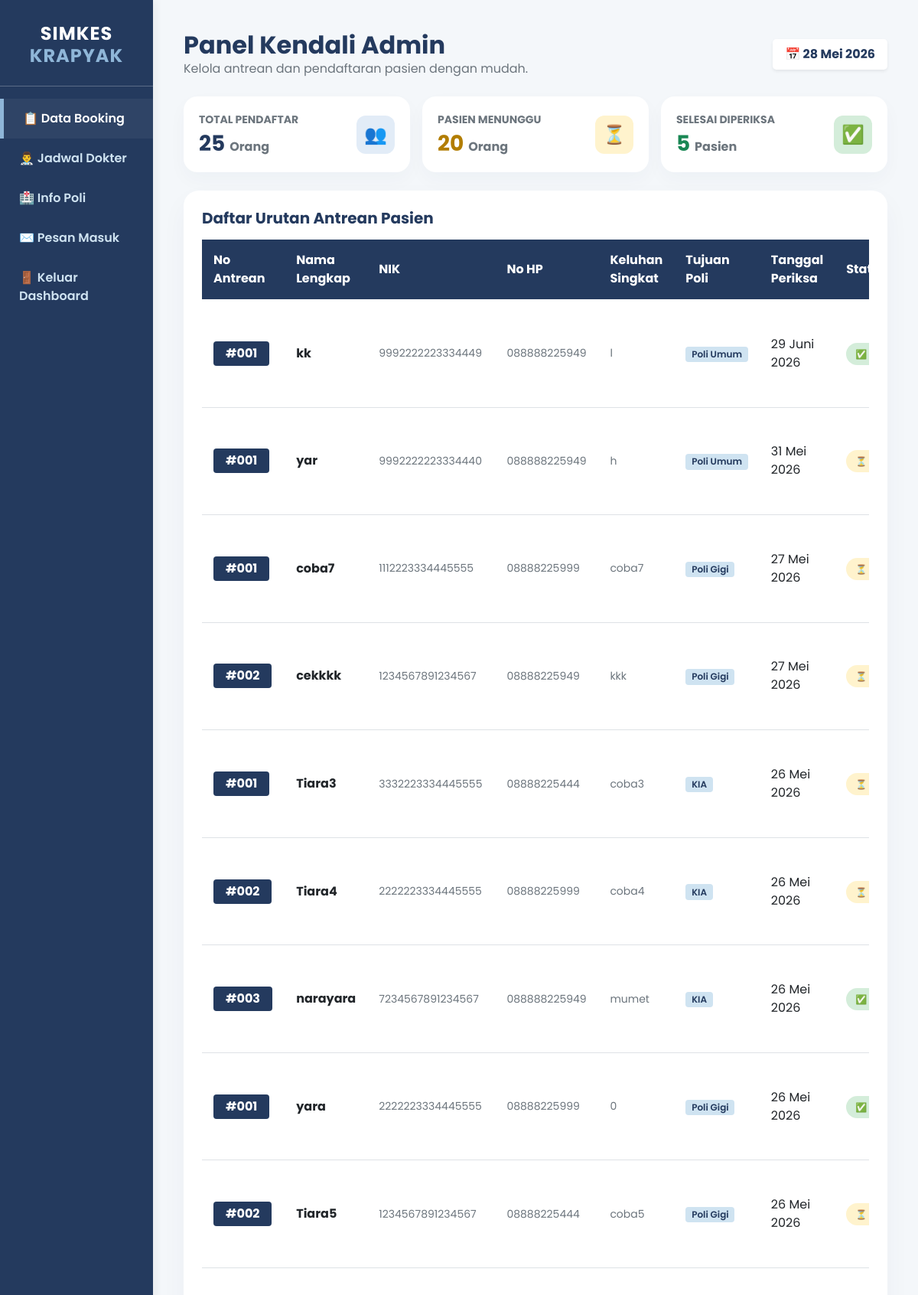
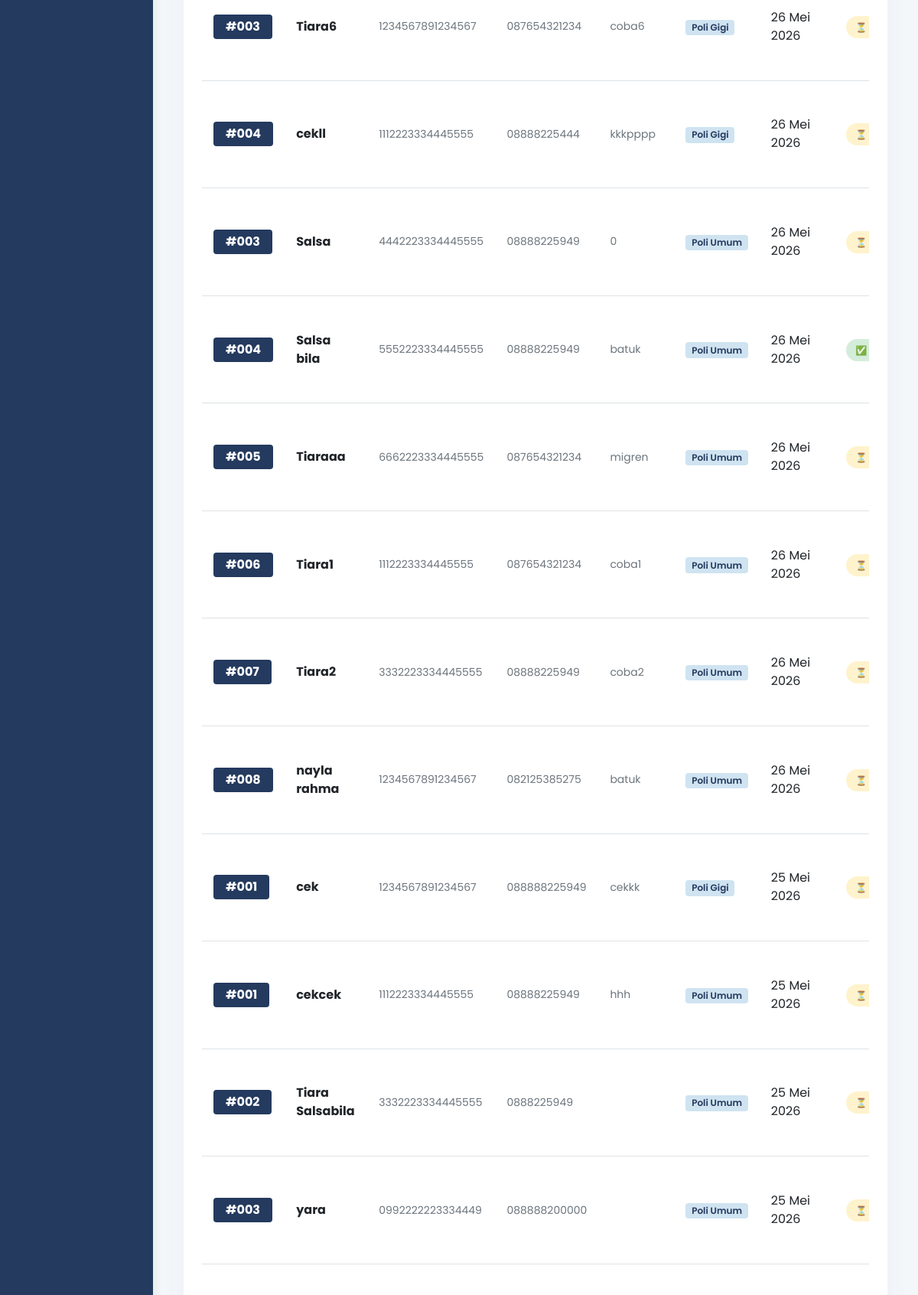
The page /admin/index.php (signed in, upper part) on the database its author committed (2 pictures, top to bottom).
### tables this page shows
CREATE TABLE `booking` (
  `id_booking` int(11) NOT NULL,
  `nama` varchar(100) DEFAULT NULL,
  `nik` varchar(20) DEFAULT NULL,
  `no_hp` varchar(20) DEFAULT NULL,
  `tanggal` date DEFAULT NULL,
  `poli` varchar(50) DEFAULT NULL,
  `keluhan` text DEFAULT NULL,
  `nomor_antrian` int(11) DEFAULT NULL,
  `status` enum('menunggu','selesai') DEFAULT 'menunggu'
);

### admin/index.php (the view, shortened to what this page needs)
<?php
function formatTanggalIndonesia($tanggal) {
    $bulan = [
        1 => 'Januari',
        2 => 'Februari',
        3 => 'Maret',
        4 => 'April',
        5 => 'Mei',
        6 => 'Juni',
        7 => 'Juli',
        8 => 'Agustus',
        9 => 'September',
        10 => 'Oktober',
        11 => 'November',
        12 => 'Desember'
    ];
    $ts = strtotime($tanggal);
    return date('d', $ts) . ' ' . $bulan[(int) date('n', $ts)] . ' ' . date('Y', $ts);
}
include '../config/koneksi.php';
$total_pasien = mysqli_fetch_assoc(mysqli_query($conn, "SELECT COUNT(*) as total FROM booking"))['total'];
$total_menunggu = mysqli_fetch_assoc(mysqli_query($conn, "SELECT COUNT(*) as total FROM booking WHERE status = 'menunggu'"))['total'];
$total_selesai = mysqli_fetch_assoc(mysqli_query($conn, "SELECT COUNT(*) as total FROM booking WHERE status = 'selesai'"))['total'];
$query = mysqli_query($conn, "SELECT * FROM booking ORDER BY tanggal DESC, poli ASC, nomor_antrian ASC");
?>
<!DOCTYPE html>
<html lang="id">
<head>
    <link href="https://cdn.jsdelivr.net/npm/bootstrap@5.0.2/dist/css/bootstrap.min.css" rel="stylesheet">
</head>
<body>
<div class="container-fluid">
    <div class="row">
        <div class="col-md-3 col-lg-2 sidebar px-0">
            <h4 class="text-center mb-4 text-white">SIMKES <span style="color: var(--calm-ocean);">KRAPYAK</span></h4>
            <hr style="border-color: rgba(255,255,255,0.1)">
            <a href="index.php" class="active">📋 Data Booking</a>
            <a href="jadwal.php">👨‍⚕️ Jadwal Dokter</a>
            <a href="kelola_poli.php">🏥 Info Poli</a>
            <a href="kelola_pesan.php">✉️ Pesan Masuk</a>
            <a href="../logout.php">🚪 Keluar Dashboard</a>
        </div>
        <div class="col-md-9 col-lg-10 main-content">
            <div class="d-flex justify-content-between align-items-center mb-4">
                <div>
                    <h2 class="fw-bold m-0">Panel Kendali Admin</h2>
                    <p class="text-muted mb-0">Kelola antrean dan pendaftaran pasien dengan mudah.</p>
                </div>
                <div class="bg-white px-3 py-2 rounded-3 shadow-sm fw-bold">
                    📅 <?= formatTanggalIndonesia(date('Y-m-d')); ?>
                </div>
            </div>
            <div class="row g-3 mb-4">
                <div class="col-md-4">
                    <div class="card-stat d-flex align-items-center justify-content-between">
                        <div>
                            <p class="text-muted mb-1 small fw-bold">TOTAL PENDAFTAR</p>
                            <h3 class="fw-bold m-0"><?= $total_pasien; ?> <span class="text-muted small fs-6">Orang</span></h3>
                        </div>
                        <div class="stat-icon" style="background-color: #e2ecf7; color: var(--midnight-blue);">👥</div>
                    </div>
                </div>
                <div class="col-md-4">
                    <div class="card-stat d-flex align-items-center justify-content-between">
                        <div>
                            <p class="text-muted mb-1 small fw-bold">PASIEN MENUNGGU</p>
                            <h3 class="fw-bold m-0" style="color: #b27d00;"><?= $total_menunggu; ?> <span class="text-muted small fs-6">Orang</span></h3>
                        </div>
                        <div class="stat-icon" style="background-color: #fff3cd; color: #856404;">⏳</div>
                    </div>
                </div>
                <div class="col-md-4">
                    <div class="card-stat d-flex align-items-center justify-content-between">
                        <div>
                            <p class="text-muted mb-1 small fw-bold">SELESAI DIPERIKSA</p>
                            <h3 class="fw-bold m-0" style="color: #198754;"><?= $total_selesai; ?> <span class="text-muted small fs-6">Pasien</span></h3>
                        </div>
                        <div class="stat-icon" style="background-color: #d4edda; color: #155724;">✅</div>
                    </div>
                </div>
            </div>
            <div class="card card-table p-4">
                <h5 class="fw-bold mb-3">Daftar Urutan Antrean Pasien</h5>
                <div class="table-responsive">
                    <table class="table table-hover align-middle m-0">
                        <thead>
                            <tr>
                                <th>No Antrean</th>
                                <th>Nama Lengkap</th>
                                <th>NIK</th>
                                <th>No HP</th>
                                <th>Keluhan Singkat</th>
                                <th>Tujuan Poli</th>
                                <th>Tanggal Periksa</th>
                                <th>Status</th>
                            </tr>
                        </thead>
                        <tbody>
                            <?php while ($row = mysqli_fetch_assoc($query)) : ?>
                            <tr>
                                <td>
                                    <span class="badge bg-primary fs-6 px-3 py-2" style="background-color: var(--midnight-blue) !important;">
                                        #<?= sprintf("%03d", $row['nomor_antrian']); ?>
                                    </span>
                                </td>
                                <td class="fw-bold"><?= htmlspecialchars($row['nama']); ?></td>
                                <td class="text-muted small"><?= htmlspecialchars($row['nik']); ?></td>
                                <td class="text-muted small"><?= htmlspecialchars($row['no_hp']); ?></td>
                                <td class="text-muted small" style="max-width: 220px; white-space: normal;">
                                    <?= htmlspecialchars($row['keluhan']); ?>
                                </td>
                                <td>
                                    <span class="badge" style="background-color: var(--powder-sky); color: var(--midnight-blue); font-weight: 600;">
                                        <?= htmlspecialchars($row['poli']); ?>
                                    </span>
                                </td>
                                <td><?= formatTanggalIndonesia($row['tanggal']); ?></td>
                                <td>
                                    <?php if ($row['status'] == 'menunggu') : ?>
                                        <span class="badge-waiting">⏳ Menunggu</span>
                                    <?php elseif ($row['status'] == 'selesai') : ?>
                                        <span class="badge-success-custom">✅ Selesai</span>
                                    <?php else : ?>
                                        <span class="badge-waiting"><?= htmlspecialchars(ucfirst($row['status'])) ?></span>
                                    <?php endif; ?>
                                </td>
                            </tr>
                            <?php endwhile; ?>
                        </tbody>
                    </table>
                </div>
            </div>
        </div>
    </div>
</div>
</body>
</html>

### admin/index.php (style rules this page uses)
:root { --cloud-blue: #EDF4FA; --powder-sky: #CFE3F1; --calm-ocean: #8FB6D8; --dusty-denim: #5F86A6; --midnight-blue: #243A5E; --white: #FFFFFF; }
body { font-family: 'Poppins', sans-serif; background-color: #f4f7fa; color: var(--midnight-blue); }
.sidebar { background-color: var(--midnight-blue); min-height: 100vh; color: white; padding-top: 30px; box-shadow: 4px 0 10px rgba(0,0,0,0.05); }
.sidebar h4 { font-weight: 700; letter-spacing: 1px; }
.sidebar a { color: var(--powder-sky); text-decoration: none; display: block; padding: 14px 25px; font-weight: 600; transition: all 0.3s; }
.sidebar a:hover, .sidebar a.active { color: var(--white); background-color: rgba(255, 255, 255, 0.05); border-left: 5px solid var(--calm-ocean); }
.main-content { padding: 40px; }
.card-stat { border: none; border-radius: 18px; padding: 20px; background: var(--white); box-shadow: 0 10px 25px rgba(36, 58, 94, 0.03); transition: transform 0.3s; }
.stat-icon { width: 50px; height: 50px; border-radius: 12px; display: flex; align-items: center; justify-content: center; font-size: 1.5rem; }
.card-table { border: none; border-radius: 20px; background: var(--white); box-shadow: 0 15px 35px rgba(36, 58, 94, 0.04); overflow: hidden; }
.table thead { background-color: var(--midnight-blue); color: var(--white); }
.table th, .table td { padding: 15px; vertical-align: middle; }
.badge-waiting { background-color: #fff3cd; color: #856404; padding: 6px 12px; border-radius: 30px; font-weight: 600; font-size: 0.75rem; white-space: nowrap; }
.badge-success-custom { background-color: #d4edda; color: #155724; padding: 6px 12px; border-radius: 30px; font-weight: 600; font-size: 0.75rem; white-space: nowrap; }

### rows shown on the page
booking: nomor_antrian "001", nama "kk", nik "9992222223334449", no_hp "088888225949", keluhan "l", poli "Poli Umum", tanggal "29 Juni 2026"
booking: nomor_antrian "001", nama "yar", nik "9992222223334440", no_hp "088888225949", keluhan "h", poli "Poli Umum", tanggal "31 Mei 2026"
booking: nomor_antrian "001", nama "coba7", nik "1112223334445555", no_hp "08888225999", keluhan "coba7", poli "Poli Gigi", tanggal "27 Mei 2026"
booking: nomor_antrian "002", nama "cekkkk", nik "1234567891234567", no_hp "08888225949", keluhan "kkk", poli "Poli Gigi", tanggal "27 Mei 2026"
booking: nomor_antrian "001", nama "Tiara3", nik "3332223334445555", no_hp "08888225444", keluhan "coba3", poli "KIA", tanggal "26 Mei 2026"
booking: nomor_antrian "002", nama "Tiara4", nik "2222223334445555", no_hp "08888225999", keluhan "coba4", poli "KIA", tanggal "26 Mei 2026"
booking: nomor_antrian "003", nama "narayara", nik "7234567891234567", no_hp "088888225949", keluhan "mumet", poli "KIA", tanggal "26 Mei 2026"
booking: nomor_antrian "001", nama "yara", nik "2222223334445555", no_hp "08888225999", keluhan "0", poli "Poli Gigi", tanggal "26 Mei 2026"
booking: nomor_antrian "002", nama "Tiara5", nik "1234567891234567", no_hp "08888225444", keluhan "coba5", poli "Poli Gigi", tanggal "26 Mei 2026"
booking: nomor_antrian "003", nama "Tiara6", nik "1234567891234567", no_hp "087654321234", keluhan "coba6", poli "Poli Gigi", tanggal "26 Mei 2026"
booking: nomor_antrian "004", nama "cekll", nik "1112223334445555", no_hp "08888225444", keluhan "kkkpppp", poli "Poli Gigi", tanggal "26 Mei 2026"
booking: nomor_antrian "003", nama "Salsa", nik "4442223334445555", no_hp "08888225949", keluhan "0", poli "Poli Umum", tanggal "26 Mei 2026"
booking: nomor_antrian "004", nama "Salsa bila", nik "5552223334445555", no_hp "08888225949", keluhan "batuk", poli "Poli Umum", tanggal "26 Mei 2026"
booking: nomor_antrian "005", nama "Tiaraaa", nik "6662223334445555", no_hp "087654321234", keluhan "migren", poli "Poli Umum", tanggal "26 Mei 2026"
booking: nomor_antrian "006", nama "Tiara1", nik "1112223334445555", no_hp "087654321234", keluhan "coba1", poli "Poli Umum", tanggal "26 Mei 2026"
booking: nomor_antrian "007", nama "Tiara2", nik "3332223334445555", no_hp "08888225949", keluhan "coba2", poli "Poli Umum", tanggal "26 Mei 2026"
booking: nomor_antrian "008", nama "nayla rahma", nik "1234567891234567", no_hp "082125385275", keluhan "batuk", poli "Poli Umum", tanggal "26 Mei 2026"
booking: nomor_antrian "001", nama "cek", nik "1234567891234567", no_hp "088888225949", keluhan "cekkk", poli "Poli Gigi", tanggal "25 Mei 2026"
booking: nomor_antrian "001", nama "cekcek", nik "1112223334445555", no_hp "08888225949", keluhan "hhh", poli "Poli Umum", tanggal "25 Mei 2026"
booking: nomor_antrian "002", nama "Tiara Salsabila", nik "3332223334445555", no_hp "0888225949", poli "Poli Umum", tanggal "25 Mei 2026"
booking: nomor_antrian "003", nama "yara", nik "0992222223334449", no_hp "088888200000", poli "Poli Umum", tanggal "25 Mei 2026"

### other values the page prints
$total_pasien "25"
$total_menunggu "20"
$total_selesai "5"
